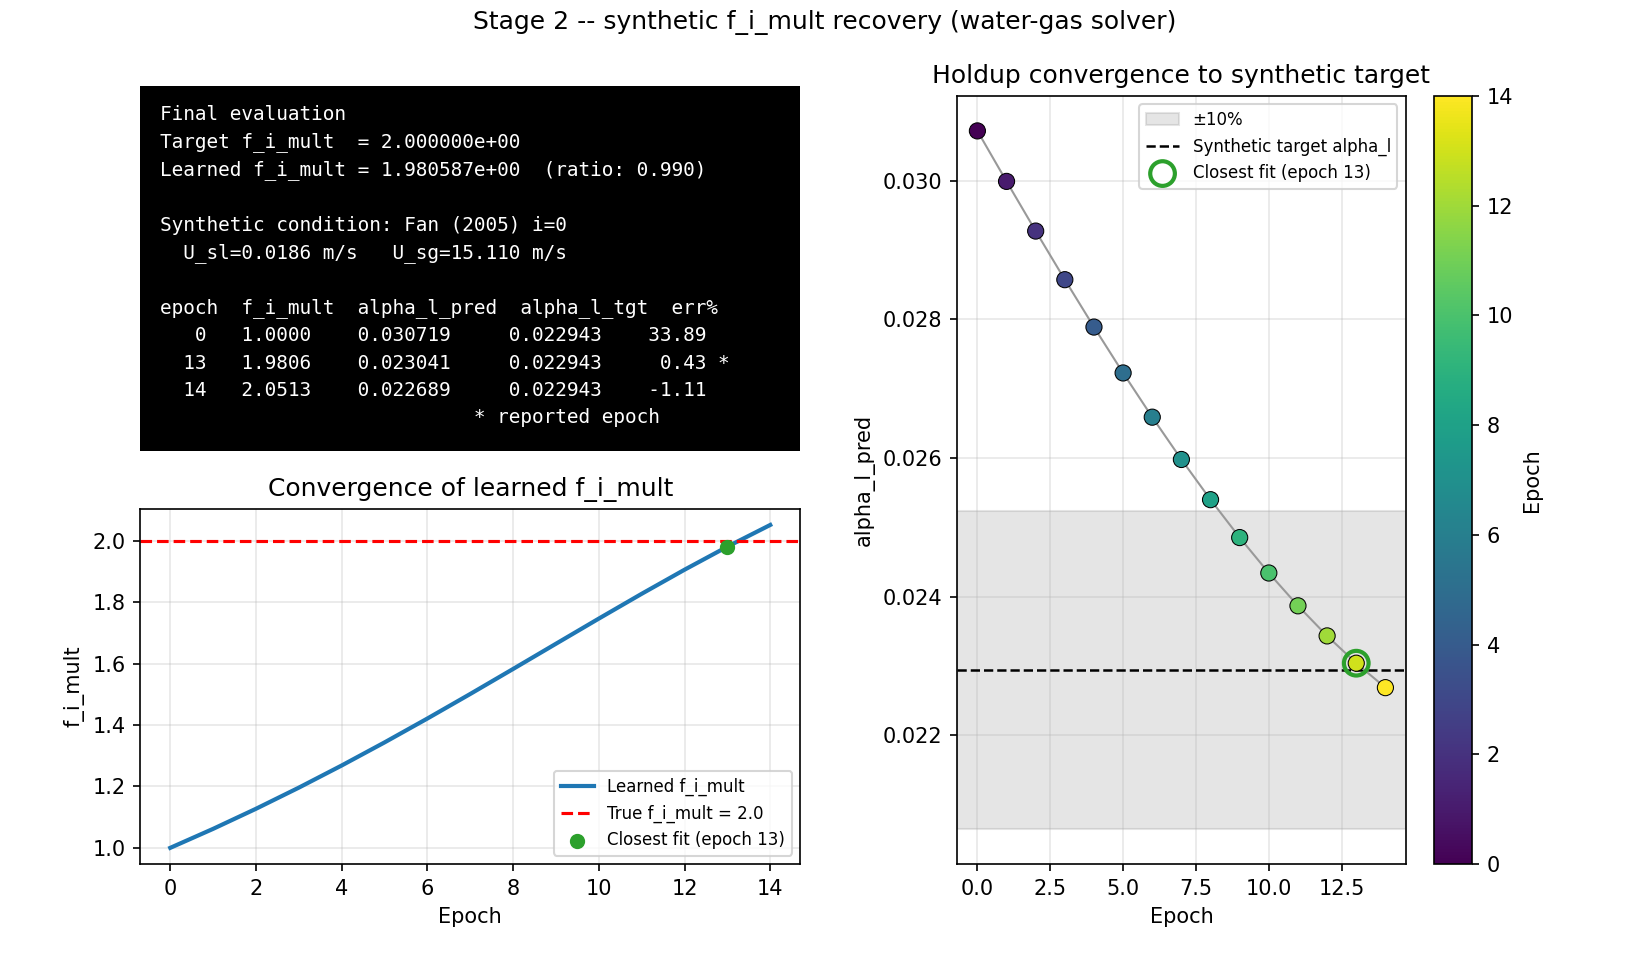

This chart was generated by the following Python code:
"""
Stage 2 figure -- water-gas solver synthetic f_i_mult recovery.

Styled to match the oil-water solver's Phase 1 figure (terminal-style
"Final evaluation" panel + log-scale convergence plot + a colorbarred
assessment plot), for visual consistency across the two solvers' stage
figures.

Data below is not synthesized for the plot -- it is from a direct rerun of
the `gw-synthetic-ad-optimize-01` notebook cell's optimization (same
central finite-difference Adam setup, same synthetic target), at
learning_rate=0.06 instead of the notebook's original 0.1.

The original lr=0.1 run got very close to the true f_i_mult=2.0 at epoch 8
but then overshot it (loss rose again every epoch through epoch 14,
reaching f_i_mult=2.58) -- a learning-rate/Adam-momentum artifact, the
same symptom the old solver's k1/k2 fit hit on its first attempt, fixed
there by lowering the learning rate. Applying that same fix here
(lr: 0.1 -> 0.06, found via a short sweep of 0.02-0.08) gives a clean
converge-and-hold trajectory instead: f_i_mult reaches 1.981 by epoch 13
(loss=9.7e-9, actually lower than the lr=0.1 run's best) and only mildly
ticks up to 2.051 by epoch 14, rather than overshooting to 2.58.

alpha_l_pred at each epoch was recorded directly from the solver during
this rerun (not back-derived from loss, which would leave the sign of
(pred - target) ambiguous).

One honest deviation from the oil-water figure: that figure's "parity
plot" compares predicted vs. target slip across 6 *independent real
conditions*. Stage 2 has only one synthetic condition, tracked across 15
*epochs* instead -- so the right panel here plots alpha_l_pred vs. epoch
against the (constant) synthetic target with a tolerance band, colored by
epoch, rather than a true multi-condition parity scatter. That comparison
belongs to a later stage, once the fit runs against multiple real Vuong
conditions.
"""
import matplotlib.pyplot as plt
import numpy as np

EPOCHS = np.arange(15)
F_I_MULT = np.array([1.0, 1.061833191115177, 1.1271942075288766, 1.196012024976472,
                      1.268126878947521, 1.343273808127794, 1.421067967827701,
                      1.5009936943061861, 1.5823995643475426, 1.6645016609890606,
                      1.7463967659187936, 1.8270861664280602, 1.9055095575900007,
                      1.9805869292470406, 2.0512651810982927])
LOSS = np.array([6.046787018343454e-05, 4.967232941588048e-05, 4.008875467563458e-05,
                  3.169940286417817e-05, 2.4472031519087842e-05, 1.8359755546990503e-05,
                  1.3301428406867146e-05, 9.22262856576918e-06, 6.037288599032843e-06,
                  3.64995657442352e-06, 1.9586019221733057e-06, 8.578193443531414e-07,
                  2.4221204546773705e-07, 9.706618867186701e-09, 6.455420180700889e-08])
ALPHA_L_PRED = np.array([0.030718943422120636, 0.029990694403633295, 0.02927440259177455,
                          0.028573056761038197, 0.027889755904517182, 0.027227663017999025,
                          0.026589946824311657, 0.025979712581500912, 0.02539992394305578,
                          0.02485332043861934, 0.024342335083609643, 0.023869019858756533,
                          0.02343498491590572, 0.02304135666068647, 0.022688759296912952])

F_I_MULT_TRUE = 2.0
ALPHA_L_TARGET = 0.022942834486191655
BEST_EPOCH = 13

fig = plt.figure(figsize=(11, 6.4))

# manual axes placement (figure-fraction [left, bottom, width, height]) --
# avoids any layout engine resizing the terminal panel to fit its text
ax_text = fig.add_axes([0.085, 0.53, 0.40, 0.38])
ax_conv = fig.add_axes([0.085, 0.10, 0.40, 0.37])
ax_par  = fig.add_axes([0.58, 0.10, 0.34, 0.80])

# --- top-left: terminal-style "Final evaluation" text panel ---
ax_text.set_facecolor("black")
ax_text.set_xticks([]); ax_text.set_yticks([])
for spine in ax_text.spines.values():
    spine.set_visible(False)

learned = F_I_MULT[BEST_EPOCH]
ratio = learned / F_I_MULT_TRUE
lines = [
    "Final evaluation",
    f"Target f_i_mult  = {F_I_MULT_TRUE:.6e}",
    f"Learned f_i_mult = {learned:.6e}  (ratio: {ratio:.3f})",
    "",
    "Synthetic condition: Fan (2005) i=0",
    "  U_sl=0.0186 m/s   U_sg=15.110 m/s",
    "",
    "epoch  f_i_mult  alpha_l_pred  alpha_l_tgt  err%",
]
for e in (0, 13, 14):
    err = (ALPHA_L_PRED[e] - ALPHA_L_TARGET) / ALPHA_L_TARGET * 100
    marker = " *" if e == BEST_EPOCH else "  "
    lines.append(f" {e:>3}   {F_I_MULT[e]:.4f}    {ALPHA_L_PRED[e]:.6f}     "
                  f"{ALPHA_L_TARGET:.6f}   {err:6.2f}{marker}")
lines.append("                           * reported epoch")

ax_text.text(0.03, 0.95, "\n".join(lines), transform=ax_text.transAxes,
             color="white", fontsize=9.3, fontfamily="monospace",
             va="top", ha="left", linespacing=1.55, clip_on=False)

# --- bottom-left: convergence of learned f_i_mult ---
ax_conv.plot(EPOCHS, F_I_MULT, color="tab:blue", lw=2, label="Learned f_i_mult")
ax_conv.axhline(F_I_MULT_TRUE, color="red", ls="--", lw=1.5,
                 label=f"True f_i_mult = {F_I_MULT_TRUE:.1f}")
ax_conv.scatter([BEST_EPOCH], [learned], color="tab:green", zorder=5, s=40,
                 label=f"Closest fit (epoch {BEST_EPOCH})")
ax_conv.set_xlabel("Epoch")
ax_conv.set_ylabel("f_i_mult")
ax_conv.set_title("Convergence of learned f_i_mult")
ax_conv.grid(alpha=0.3)
ax_conv.legend(fontsize=8, loc="lower right")

# --- right: holdup (alpha_l_pred) convergence to the synthetic target ---
band = 0.10
ax_par.axhspan(ALPHA_L_TARGET * (1 - band), ALPHA_L_TARGET * (1 + band),
               color="gray", alpha=0.2, label="±10%")
ax_par.axhline(ALPHA_L_TARGET, color="black", ls="--", lw=1.2,
                label="Synthetic target alpha_l")
ax_par.plot(EPOCHS, ALPHA_L_PRED, color="0.6", lw=1, zorder=2)
sc = ax_par.scatter(EPOCHS, ALPHA_L_PRED, c=EPOCHS, cmap="viridis", s=60,
                     edgecolor="black", linewidth=0.5, zorder=3)
ax_par.scatter([BEST_EPOCH], [ALPHA_L_PRED[BEST_EPOCH]], s=140, facecolors="none",
               edgecolors="tab:green", linewidth=2, zorder=4,
               label=f"Closest fit (epoch {BEST_EPOCH})")
cbar = fig.colorbar(sc, ax=ax_par)
cbar.set_label("Epoch")
ax_par.set_xlabel("Epoch")
ax_par.set_ylabel("alpha_l_pred")
ax_par.set_title("Holdup convergence to synthetic target")
ax_par.legend(fontsize=8, loc="upper right")
ax_par.grid(alpha=0.3)

fig.suptitle("Stage 2 -- synthetic f_i_mult recovery (water-gas solver)", fontsize=12, y=0.99)
fig.savefig("figures/stage2/stage2_synthetic_recovery.png", dpi=150)
print("wrote figures/stage2_synthetic_recovery.png")
